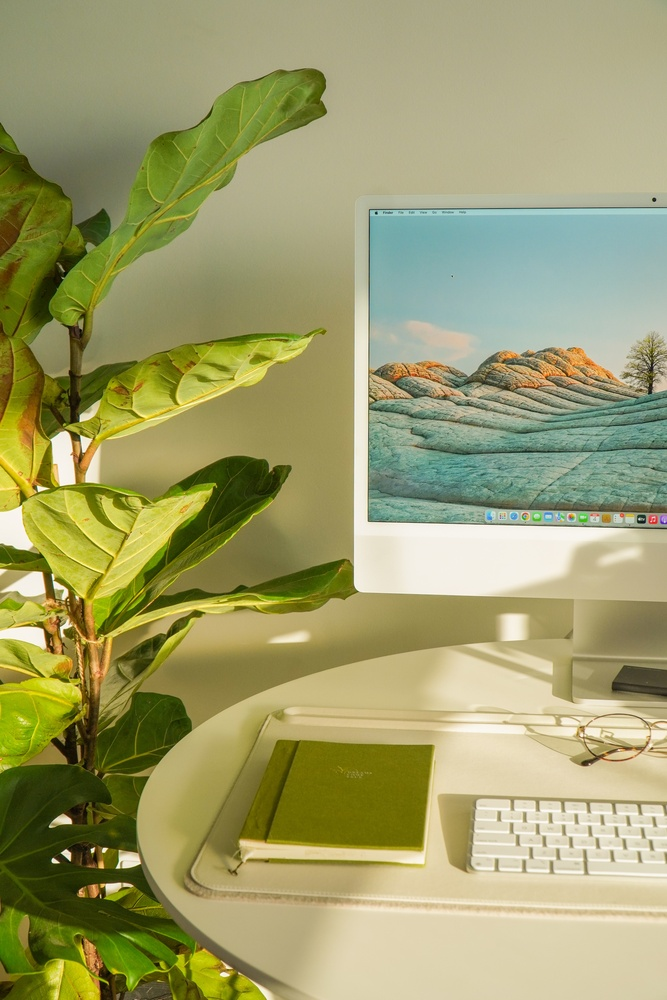
#> input picture picture/desk.jpg, 667 x 1000 px, shrunk from 3887 x 5830 before the run, found by its file name
$ python rotateImage_pil.py
#> lines starting #> are read from the running program, lines starting #| are printed output that depends on the picture
from PIL import Image
import matplotlib.pyplot as plt

PATH = 'C:/Users/User/Documents/openCVLearning/picture'

desk_img = Image.open(f'{PATH}/desk.jpg')
#> desk_img is the input picture: PIL image 667x1000 RGB; mean R, G, B 158.7, 158.1, 107.1

# build in func to rotate image
# rotate counterclockwise
theta = 45
new_desk_img = desk_img.rotate(theta)
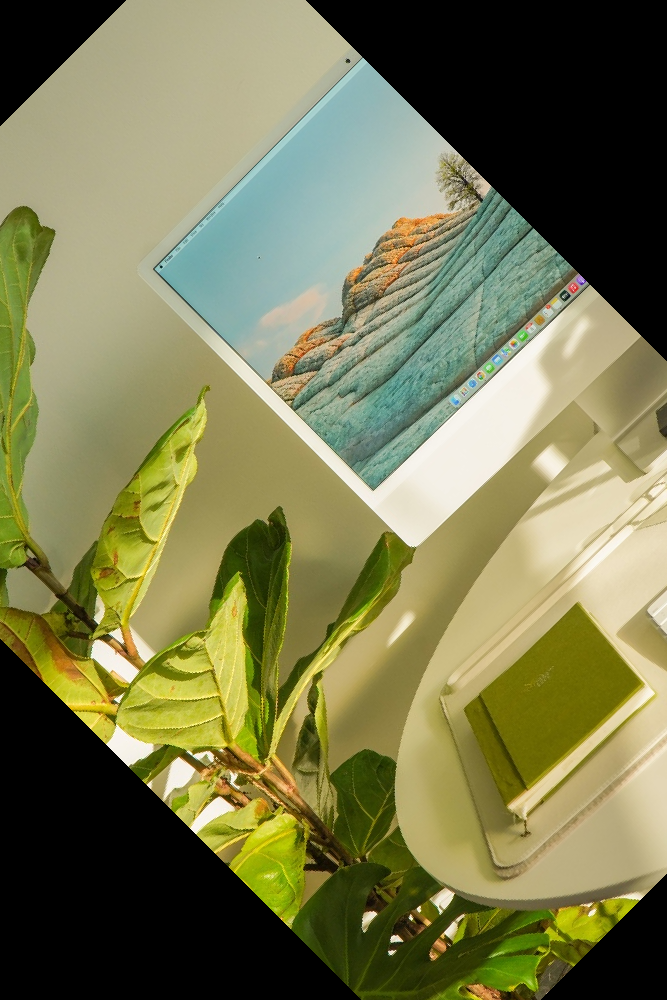
#> new_desk_img: PIL image 667x1000 RGB; mean R, G, B 121.4, 121.4, 80.3
plt.imshow(new_desk_img)
plt.show()

$ run again, with picture/cat2.jpg copied over picture/desk.jpg
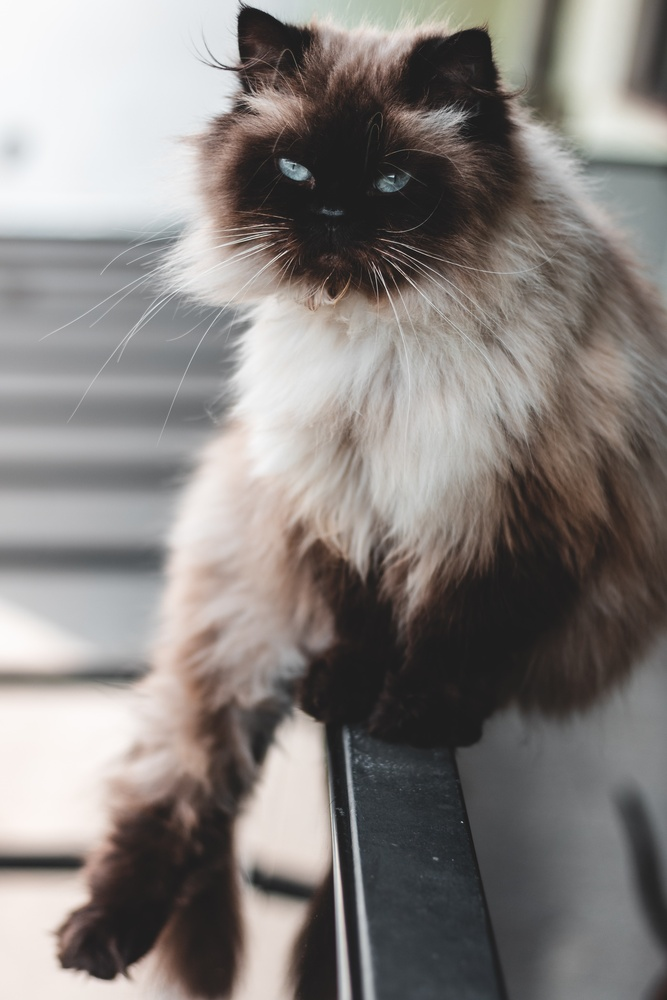
#> input picture picture/cat2.jpg, 667 x 1000 px, shrunk from 3952 x 5928 before the run, found by its file name
#> desk_img is the input picture: PIL image 667x1000 RGB; mean R, G, B 134.1, 129.1, 126.3
#> `new_desk_img = desk_img.rotate(theta)`:
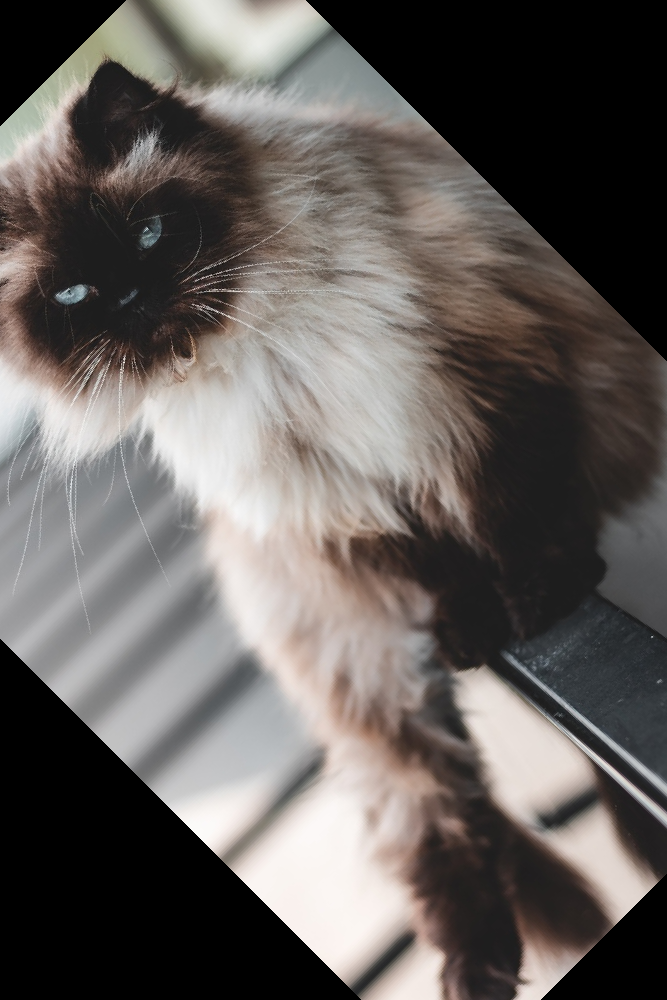
#> new_desk_img: PIL image 667x1000 RGB; mean R, G, B 100.5, 95.3, 92.4

$ run again, with picture/cat3.jpg copied over picture/desk.jpg
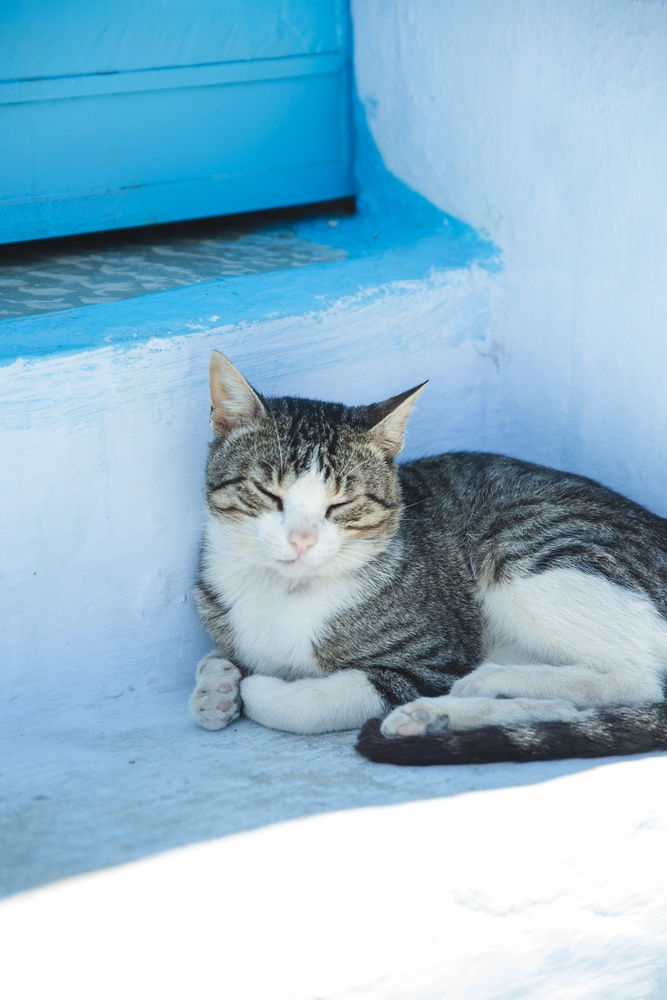
#> input picture picture/cat3.jpg, 667 x 1000 px, shrunk from 3456 x 5184 before the run, found by its file name
#> desk_img is the input picture: PIL image 667x1000 RGB; mean R, G, B 146.8, 185.1, 206.5
#> `new_desk_img = desk_img.rotate(theta)`:
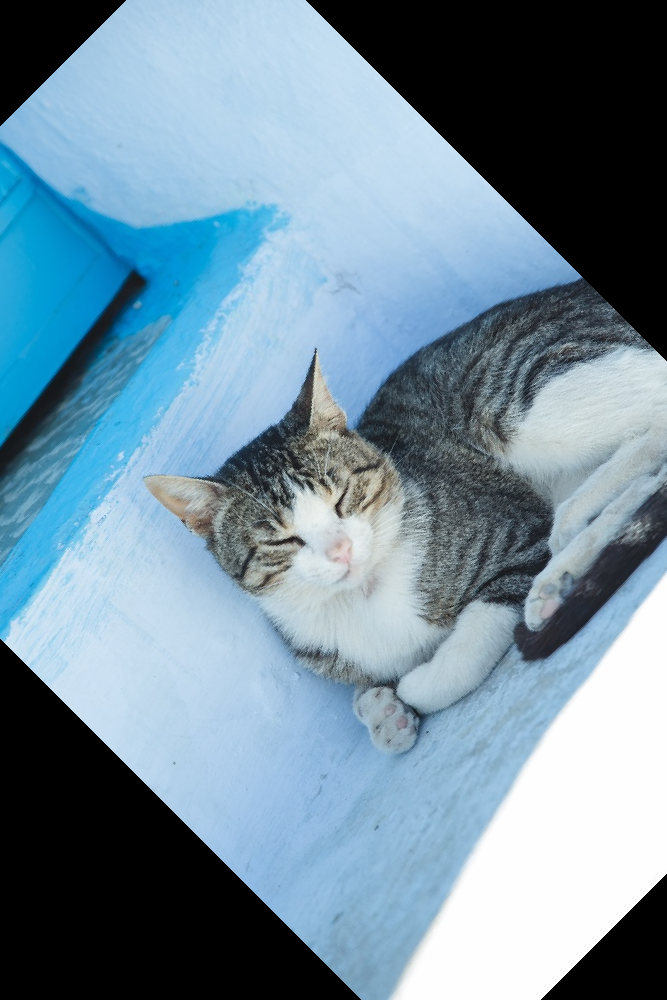
#> new_desk_img: PIL image 667x1000 RGB; mean R, G, B 114.4, 141.2, 157.8

$ run again, with picture/cat4.jpg copied over picture/desk.jpg
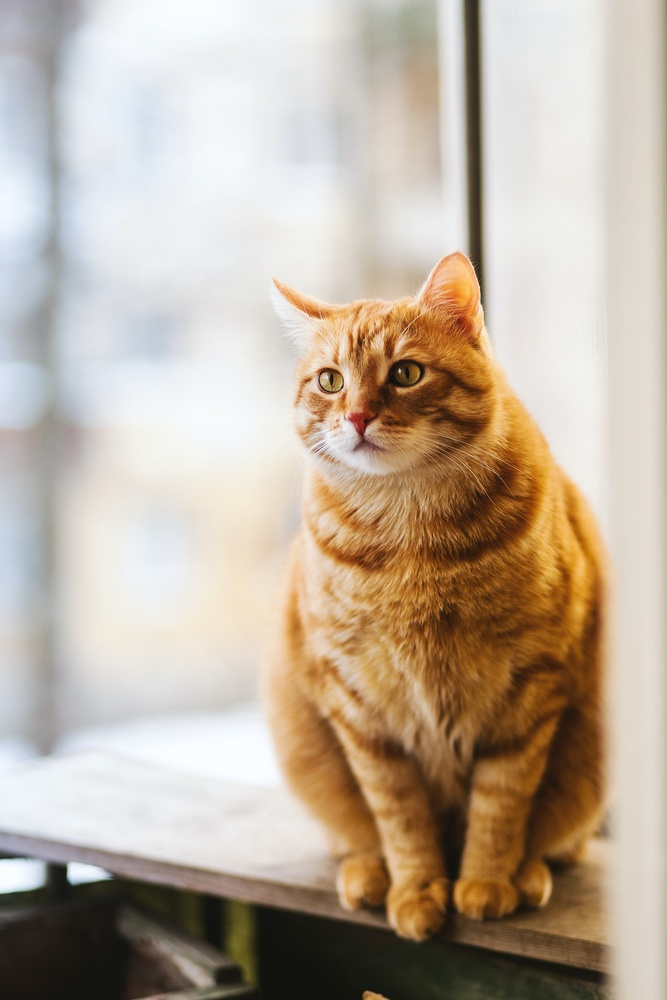
#> input picture picture/cat4.jpg, 667 x 1000 px, shrunk from 1771 x 2657 before the run, found by its file name
#> desk_img is the input picture: PIL image 667x1000 RGB; mean R, G, B 188.6, 174.3, 157.9
#> `new_desk_img = desk_img.rotate(theta)`:
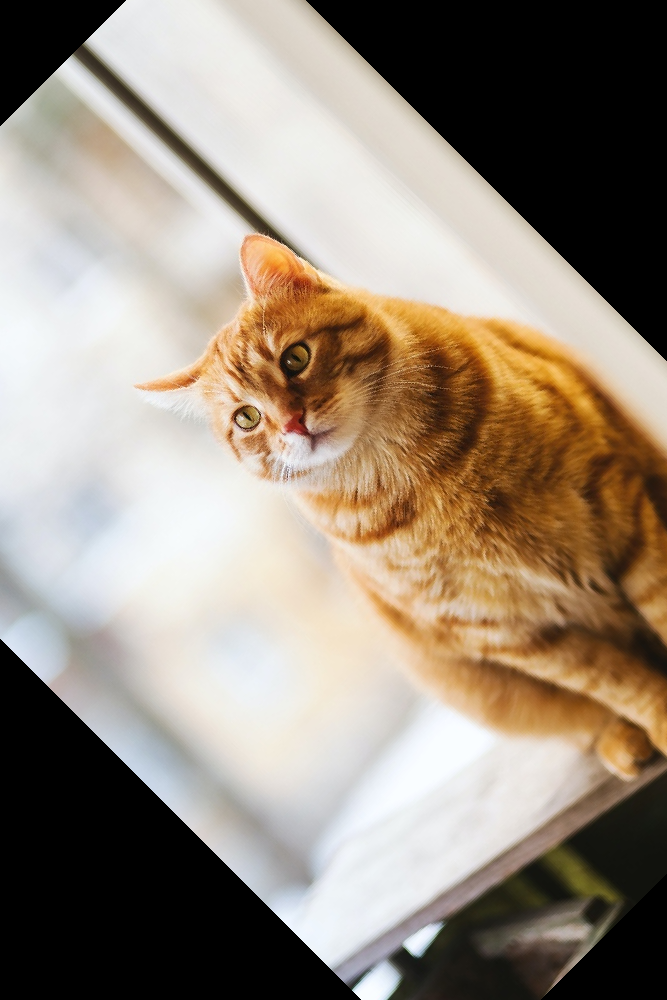
#> new_desk_img: PIL image 667x1000 RGB; mean R, G, B 151.6, 139, 124.9
